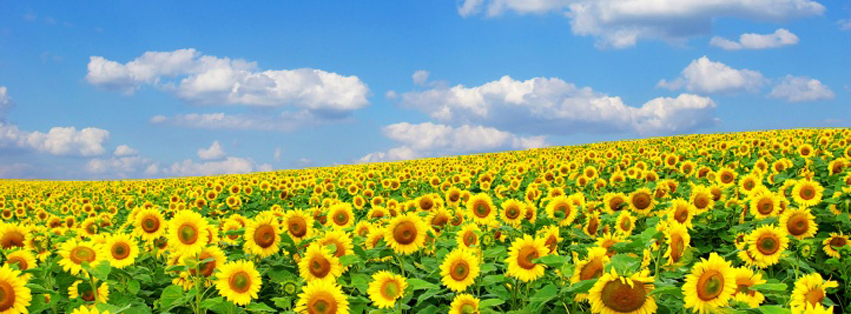
//> input picture cg.png, 851 x 314 px
$ ./tentativaFat   (built with g++ and OpenCV 4)
//> lines starting //> are read from the running program, lines starting //| are printed output that depends on the picture; after the words box and inside, x2 and y2 are one past the last pixel; in counts of white or black regions, pixels touching at a corner belong together
#include <iostream>
#include <string>
#include <opencv2/core.hpp>
#include <opencv2/imgcodecs.hpp>
#include <opencv2/imgproc.hpp>
#include <opencv2/highgui.hpp>
#include <stdexcept>  // Para runtime_error

using namespace cv;
using namespace std;

// O bloco é organizado em 8 bits de carga,
// 4 para marcar o fim da carga
// e 20 para a localização do próximo bloco (y * N + x)

void binarizeImage(Mat &sobelImage, int threshold) {
    for (int i = 0; i < sobelImage.rows; ++i) {
        for (int j = 0; j < sobelImage.cols; ++j) {
            uchar &pixel = sobelImage.at<uchar>(i, j);
            pixel = (pixel >= threshold) ? 255 : 0;
        }
    }
}

// Função para verificar se há 32 pixels contínuos de borda
bool checkContinuousSequence(const Mat &sobelImage, int startY, int startX, int length) {
    int cols = sobelImage.cols;

    for (int i = 0; i < length; ++i) {
        int newX = (startX + i) % cols;
        int newY = startY + (startX + i) / cols;

        if (newY >= sobelImage.rows || sobelImage.at<uchar>(newY, newX) != 255) {
            return false;  // Não encontrou sequência contínua
        }
    }
    return true;
}

// Função auxiliar para definir o LSB de um pixel
void setLSB(Mat &image, int location, int bitValue) {
    int cols = image.cols;
    int y = location / cols; // Calcula a linha (y) do pixel
    int x = location % cols; // Calcula a coluna (x) do pixel

    Vec3b &pixel = image.at<Vec3b>(y, x); // Acessa o pixel na posição (y, x)

    // Limpa o LSB atual do canal azul
    pixel[0] = (pixel[0] & 0xFE); // Zera o LSB (primeiro bit) do canal azul

    // Define o LSB como o valor de bitValue (0 ou 1)
    if (bitValue == 1) {
        pixel[0] |= 0x01; // Se bitValue for 1, define LSB como 1
    }
    // Se bitValue for 0, não faz nada, pois o LSB já está zerado

    // Exibe o valor do pixel após a alteração (opcional)
    // cout << int(pixel[0]) << " ";
    cout << " |" << int(pixel[0]) << "| ";
}


// Função para inserir um bloco de 32 bits nos pixels da imagem
// Função para inserir um bloco de 32 bits nos pixels da imagem
void insertBlock(Mat &image, char carga, int loc1, int loc2, size_t &bitIndex) {

    cout << "\nInserindo bloco para o caractere: '" << carga << "'\n";
    cout << "Localização do bloco atual: " << loc2 << "\n";
    cout << "Localização do bloco anterior: " << loc1 << "\n";

    // Inserir os 8 bits de carga
    cout << "Bits de carga: ";
    for (int i = 0; i < 8; ++i) {
        int bitValue = (carga >> (7 - i)) & 1;
        setLSB(image, loc2 + i, bitValue);
        cout << bitValue << " ";
    }
    cout << "\n";

    // Inserir os 4 bits do marcador de fim de carga
    cout << "Marcador de fim de carga (4 bits): ";
    for (int i = 0; i < 4; ++i) {
        setLSB(image, loc2 + 8 + i, 0);  // Sempre 0 indicando fim da carga
        cout << 0;
    }
    cout << "\n";

    // Inserir os 20 bits de localização do próximo bloco (variável N)
    cout << "Próxima localização (20 bits): ";
    for (int i = 0; i < 20; ++i) {
        int bitValue = (loc1 >> (19 - i)) & 1;
        setLSB(image, loc2 + 12 + i, bitValue);
        cout << bitValue;
    }
    cout << "\n";

    bitIndex += 32;  // Atualizar o índice de bits para o próximo bloco
}


void encodeMessage(Mat &image, const Mat &sobelImage, const string &message) {
    int rows = sobelImage.rows;
    int cols = sobelImage.cols;

    int loc1 = -1;  // Localização do bloco anterior
    int loc2 = 0;   // Localização do bloco atual

    string messageWithDelimiter = message + '\0';  // Adiciona o delimitador
    size_t bitIndex = 0;  // Índice do bit na mensagem
    bool endOfMessage = false;
    size_t blocksInserted = 0;  // Contador de blocos inseridos

    for (size_t i = 0; i < messageWithDelimiter.size() && !endOfMessage; ++i) {
        char currentChar = messageWithDelimiter[i];  // Caractere atual
        bool blockFound = false;  // Controle para verificar se um bloco foi encontrado

        // Percorrer a imagem para encontrar uma sequência contínua de 32 pixels
        for (int y = 0; y < rows && !blockFound; ++y) {
            for (int x = 0; x < cols && !blockFound; ++x) {
                if (sobelImage.at<uchar>(y, x) == 255 &&
                    checkContinuousSequence(sobelImage, y, x, 32)) {

                    // Calcular a localização do bloco atual
                    loc2 = y * cols + x;

                    // Inserir o bloco na imagem
                    insertBlock(image, currentChar, loc1, loc2, bitIndex);

                    // Atualizar loc1 para o próximo bloco
                    loc1 = loc2;

                    // Incrementar o contador de blocos inseridos
                    blocksInserted++;
                    blockFound = true;

                    // Verificar se é o último caractere
                    if (currentChar == '\0') {
                        endOfMessage = true;
                    }
                }
            }
        }

        // Verificar se nenhum bloco foi encontrado para o caractere atual
        if (!blockFound) {
            cerr << "Erro: Não foi possível inserir o caractere '"
                 << currentChar << "' na imagem.\n";
        }
    }

    // Verificar se a mensagem foi completamente inserida
    if (blocksInserted < messageWithDelimiter.size()) {
        cerr << "Atenção: Mensagem incompleta. Blocos inseridos: "
             << blocksInserted << ", Esperado: "
             << messageWithDelimiter.size() << endl;
    } else {
        cout << "Mensagem inserida com sucesso!" << endl;
    }
}


int main() {
    //char nome[100], nome_out[100];
    Mat img, img_sobel, img_gray, imgOri;
    int ksize = 0;

    // cout << "Digite o nome da imagem original: ";
    // cin >> nome;
    string nome = "cg.png";

    // Carregar a imagem original
    imgOri = imread(nome);
//> imgOri is the input picture: 314 rows x 851 cols, CV_8UC3; mean B, G, R 114.9, 164.5, 142.6

    if (imgOri.empty()) {  // Verificar se a imagem foi carregada
        cerr << "Erro: Não foi possível abrir a imagem: " << nome << endl;
        return -1;  // Encerrar o programa com código de erro
    }

    // Converter para escala de cinza
    cvtColor(imgOri, img_gray, COLOR_BGR2GRAY);
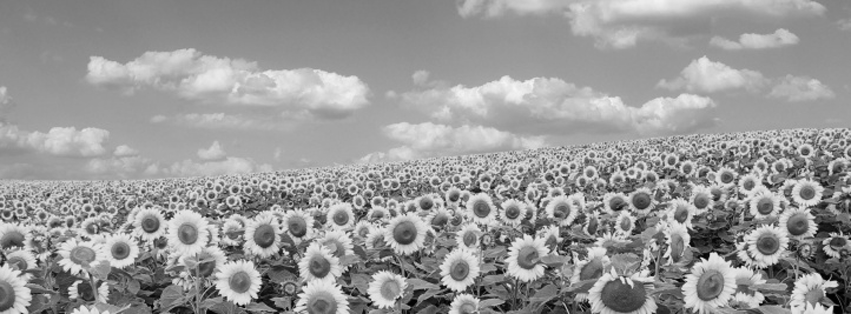
//> img_gray: 314 rows x 851 cols, CV_8UC1; min 0, max 246, mean 152.3

    // Solicitar o tamanho do kernel do Sobel
    try {
        // cout << "Digite o tamanho do kernel do Sobel (ímpar entre 3 e 31): ";
        // cin >> ksize;
        ksize = 9;

        if (ksize < 3 || ksize > 31 || (ksize % 2 == 0)) {
            throw runtime_error("Valor inválido! O kernel deve ser ímpar entre 3 e 31.");
        }
    }
    catch (const runtime_error& e) {
        cerr << "Erro: " << e.what() << endl;
        return -1;  // Encerrar o programa com código de erro
    }

    // Aplicar o filtro Sobel para detectar bordas
    Sobel(img_gray, img_sobel, CV_8U, 1, 0, ksize, 1, 1, BORDER_DEFAULT);
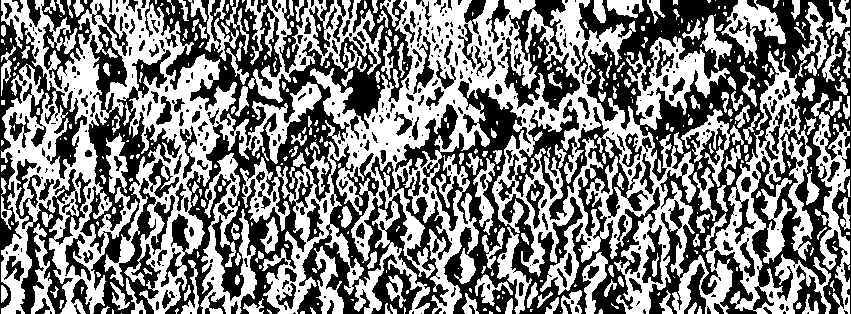
//> img_sobel: 314 rows x 851 cols, CV_8UC1; min 0, max 255, mean 127.5

    // Salvar a imagem Sobel original antes da binarização
    imwrite("sobel_original.png", img_sobel);

    int threshold;

    // cout << "Digite o valor do threshold (0 a 255): ";
    // cin >> threshold;
    threshold = 100;

    // Recebe endereço da img_sobel
    binarizeImage(img_sobel, threshold);
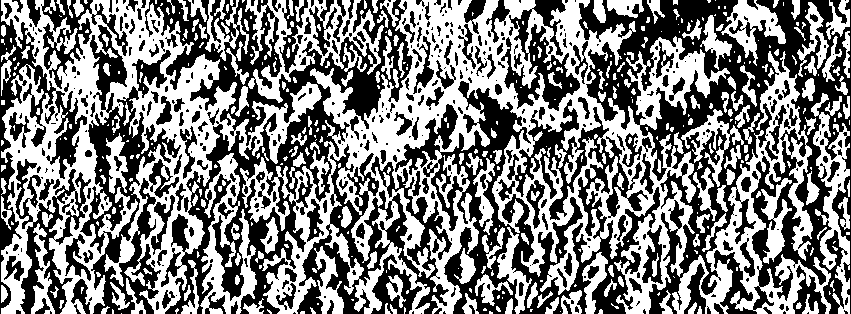
//> img_sobel: 314 rows x 851 cols, CV_8UC1; 50% white; 495 black regions (286 under 20 px), largest, box (x1, y1, x2, y2) and area: (579, 0, 851, 314) 33963, (145, 0, 413, 314) 24642, (395, 81, 660, 314) 20365
    // Salvar a imagem Sobel binarizada
    imwrite("imagem_binarizada.png", img_sobel);

    // cin.ignore();
    // cout << "Digite o nome da imagem de saida: ";
    // cin >> nome_out;
    string nome_out = "teste.png";

    string mensagem = "caio";

    // Codificar a mensagem na imagem
    Mat imgWithMessage = imgOri.clone();
    encodeMessage(imgWithMessage, img_sobel, mensagem);
//> the loop in encodeMessage, `for (size_t i = 0; i < messageWithDelimiter.size() && !endOfMessage; +..` made 5 passes
//> endOfMessage on passes 1 to 5: false, false, false, false, true
//> after the loop in encodeMessage, `for (size_t i = 0; i < messageWithDelimiter.size() && !endOfMessage; +..`: image: 314 rows x 851 cols, CV_8UC3; 13 pixels changed, all inside (x1, y1, x2, y2) = (610, 0, 636, 1)
//> after the loop in encodeMessage, `for (size_t i = 0; i < messageWithDelimiter.size() && !endOfMessage; +..`: loc2 = 607; blocksInserted = 5; endOfMessage = true

    // Salvar a imagem com a mensagem inserida
    imwrite(nome_out, imgWithMessage);

    // [11 lines of commented-out code are left out]

    return 0;
}

$ run again, with 7.png copied over cg.png
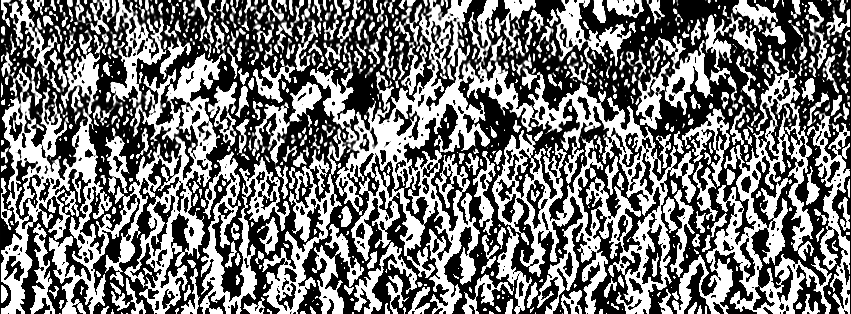
//> input picture 7.png, 851 x 314 px
//> imgOri is the input picture: 314 rows x 851 cols, CV_8UC3; min 0, max 255, mean 117.9
//> `Sobel(img_gray, img_sobel, CV_8U, 1, 0, ksize, 1, 1, BORDER_DEFAULT);`:
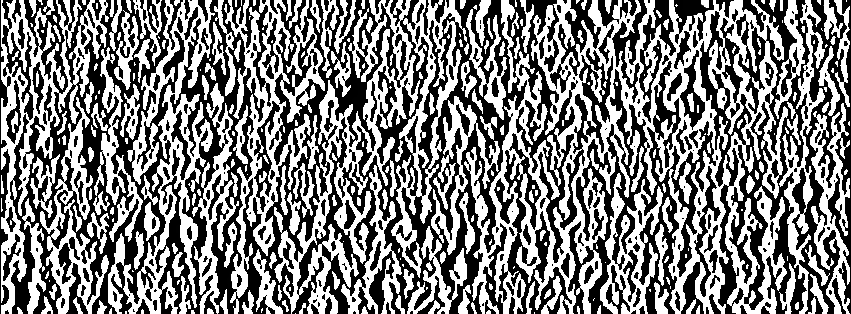
//> img_sobel: 314 rows x 851 cols, CV_8UC1; min 0, max 255, mean 126.6
//> `binarizeImage(img_sobel, threshold);`:
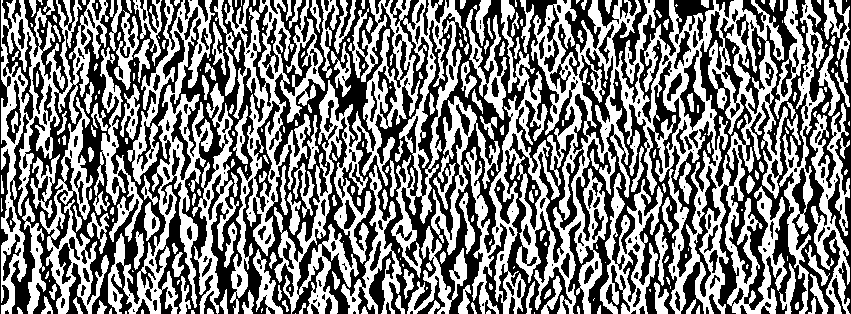
//> img_sobel: 314 rows x 851 cols, CV_8UC1; 49.7% white; 287 white regions (110 under 20 px), largest, box (x1, y1, x2, y2) and area: (464, 0, 788, 314) 38950, (274, 0, 420, 314) 10780, (108, 0, 215, 314) 9664
//> after the loop in encodeMessage, `for (size_t i = 0; i < messageWithDelimiter.size() && !endOfMessage; +..`: loc2 = 0; loc1 = -1; blocksInserted = 0; endOfMessage = false
